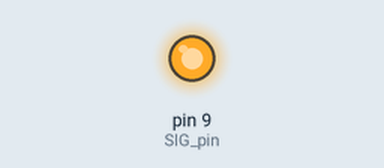
Simulated run of this sketch. Board: Arduino Uno, built with avr-gcc and run on an emulated ATmega328P. On the bench: output pins drawn as LEDs (lit = HIGH). Pins used as bus, display or sensor lines are not drawn; what the sketch prints to the serial monitor is not drawn.

Above: at 0.05 s.
Timing chart, 0 to 3.0 s (numbered marks = the images above):
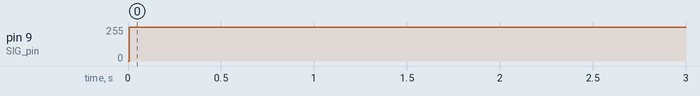

Measured:
- by itself, pin 9 (SIG_pin): 0/255 → 255/255 at 0.01 s

The sketch:

mux_led_test.ino
```cpp
#include <TaskScheduler.h>


void mux_all_leds_callback();
void fading_signal_gen_callback();

//Tasks
Task t_mux_all_leds(2, TASK_FOREVER, &mux_all_leds_callback);
Task t_fading_signal_gen(2, TASK_FOREVER, &fading_signal_gen_callback);

//scheduler
Scheduler runner;


////

enum { s0 = 2, s1 = 3, s2 = 4, s3 = 5};
int SIG_pin = 9;


int channels[] = {1, 2, 3, 4, 5, 6};
#define NUM_CHANNELS (sizeof(channels)/sizeof(int))


//fade control
int max_fade_intensity = 255;
int min_fade_intensity = 40;
int fade_intensity_decrement_step = 5; //ms
int dimming_step = 30; //ms
int lighting_interval = 1000; //ms
int fades_interval = 1000; //ms
// end of fade control


void mux_all_leds_callback() {
  read_mux(channels, NUM_CHANNELS);
}

void fading_signal_gen_callback() {
  fade_pwm_led(SIG_pin);
}


void read_mux(int channels[], int loop_size) {
  for (int j = 0; j < loop_size; j++) {
    int controlPin[] = {s0, s1, s2, s3};
    int muxChannel[16][4] = {
      {0, 0, 0, 0}, //channel 0
      {1, 0, 0, 0}, //channel 1
      {0, 1, 0, 0}, //channel 2
      {1, 1, 0, 0}, //channel 3
      {0, 0, 1, 0}, //channel 4
      {1, 0, 1, 0}, //channel 5
      {0, 1, 1, 0}, //channel 6
      {1, 1, 1, 0}, //channel 7
      {0, 0, 0, 1}, //channel 8
      {1, 0, 0, 1}, //channel 9
      {0, 1, 0, 1}, //channel 10
      {1, 1, 0, 1}, //channel 11
      {0, 0, 1, 1}, //channel 12
      {1, 0, 1, 1}, //channel 13
      {0, 1, 1, 1}, //channel 14
      {1, 1, 1, 1} //channel 15
    };
    //loop through the 4 sig
    for (int fadeValue = min_fade_intensity ; fadeValue <= max_fade_intensity; fadeValue += fade_intensity_decrement_step) {
      for (int i = 0; i < 4; i ++) {
        digitalWrite(controlPin[i], muxChannel[channels[j]][i]);
        //      t_mux_all_leds.yield(&fading_signal_gen_callback);

      }
//      analogWrite(SIG_pin, fadeValue);
//      delay(dimming_step);
    }
  }
  Serial.println("read_mux");
}


void fade_pwm_led(int led) {
  for (int fadeValue = min_fade_intensity ; fadeValue <= max_fade_intensity; fadeValue += fade_intensity_decrement_step) {

    // sets the value (range from 0 to 255):
    analogWrite(led, fadeValue);
    // wait for n milliseconds to see the dimming effect
//    delay(dimming_step);
    //    t_fading_signal_gen.yield(&mux_all_leds_callback);
  }
  delay (lighting_interval);
  for (int fadeValue = max_fade_intensity ; fadeValue >= min_fade_intensity; fadeValue -= fade_intensity_decrement_step) {
    // sets the value (range from 0 to 255):
    //    analogWrite(10, fadeValue);
    analogWrite(led, fadeValue);
    // wait for n milliseconds to see the dimming effect
//    delay(dimming_step);
  }
//  delay (fades_interval);
  //  matrix_aux_clear_leds();
  Serial.println("fading..");

}


void setup() {
  pinMode(s0, OUTPUT);
  pinMode(s1, OUTPUT);
  pinMode(s2, OUTPUT);
  pinMode(s3, OUTPUT);

  digitalWrite(s0, LOW);
  digitalWrite(s1, LOW);
  digitalWrite(s2, LOW);
  digitalWrite(s3, LOW);

  //  analogWrite(SIG_pin, 255);
  Serial.begin(9600);

  runner.init();
  runner.addTask(t_mux_all_leds);
  runner.addTask(t_fading_signal_gen);

  t_mux_all_leds.enable();
  t_fading_signal_gen.enable();


}

void loop() {
  ////  fade_pwm_led(SIG_pin);
  //  read_mux(channels, NUM_CHANNELS);
  runner.execute();
}
```
